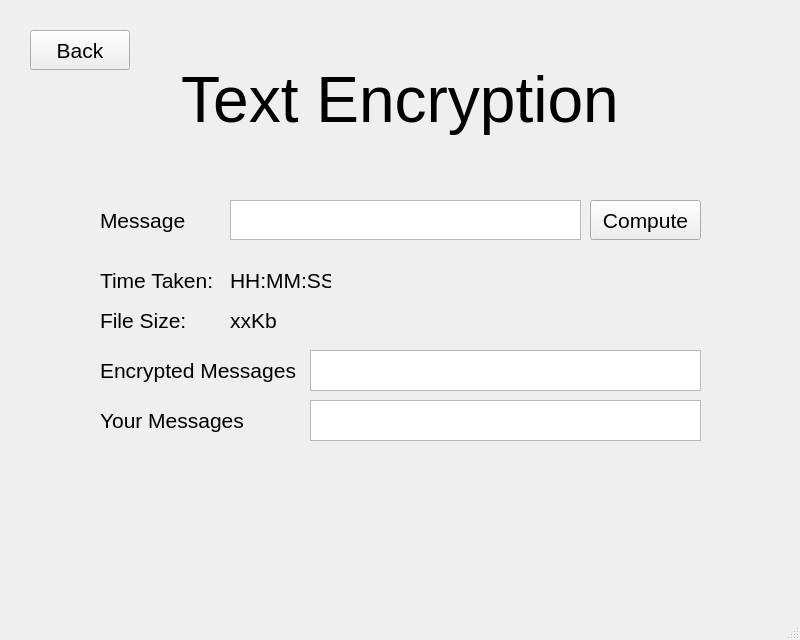
<?xml version="1.0" encoding="UTF-8"?>
<ui version="4.0">
 <class>MainWindow</class>
 <widget class="QMainWindow" name="MainWindow">
  <property name="geometry">
   <rect>
    <x>0</x>
    <y>0</y>
    <width>800</width>
    <height>640</height>
   </rect>
  </property>
  <property name="windowTitle">
   <string>MainWindow</string>
  </property>
  <widget class="QWidget" name="centralwidget">
   <widget class="QLabel" name="label_3">
    <property name="geometry">
     <rect>
      <x>100</x>
      <y>200</y>
      <width>121</width>
      <height>40</height>
     </rect>
    </property>
    <property name="font">
     <font>
      <pointsize>16</pointsize>
     </font>
    </property>
    <property name="text">
     <string>Message</string>
    </property>
   </widget>
   <widget class="QTextEdit" name="textEdit">
    <property name="geometry">
     <rect>
      <x>230</x>
      <y>200</y>
      <width>351</width>
      <height>40</height>
     </rect>
    </property>
    <property name="styleSheet">
     <string notr="true">font-size:16pt</string>
    </property>
    <property name="html">
     <string>&lt;!DOCTYPE HTML PUBLIC &quot;-//W3C//DTD HTML 4.0//EN&quot; &quot;http://www.w3.org/TR/REC-html40/strict.dtd&quot;&gt;
&lt;html&gt;&lt;head&gt;&lt;meta name=&quot;qrichtext&quot; content=&quot;1&quot; /&gt;&lt;style type=&quot;text/css&quot;&gt;
p, li { white-space: pre-wrap; }
&lt;/style&gt;&lt;/head&gt;&lt;body style=&quot; font-family:'MS Shell Dlg 2'; font-size:16pt; font-weight:400; font-style:normal;&quot;&gt;
&lt;p style=&quot;-qt-paragraph-type:empty; margin-top:0px; margin-bottom:0px; margin-left:0px; margin-right:0px; -qt-block-indent:0; text-indent:0px; font-size:8.25pt;&quot;&gt;&lt;br /&gt;&lt;/p&gt;&lt;/body&gt;&lt;/html&gt;</string>
    </property>
   </widget>
   <widget class="QTextBrowser" name="textBrowser">
    <property name="geometry">
     <rect>
      <x>310</x>
      <y>350</y>
      <width>391</width>
      <height>41</height>
     </rect>
    </property>
    <property name="styleSheet">
     <string notr="true">font-size:16pt</string>
    </property>
    <property name="html">
     <string>&lt;!DOCTYPE HTML PUBLIC &quot;-//W3C//DTD HTML 4.0//EN&quot; &quot;http://www.w3.org/TR/REC-html40/strict.dtd&quot;&gt;
&lt;html&gt;&lt;head&gt;&lt;meta name=&quot;qrichtext&quot; content=&quot;1&quot; /&gt;&lt;style type=&quot;text/css&quot;&gt;
p, li { white-space: pre-wrap; }
&lt;/style&gt;&lt;/head&gt;&lt;body style=&quot; font-family:'MS Shell Dlg 2'; font-size:16pt; font-weight:400; font-style:normal;&quot;&gt;
&lt;p style=&quot;-qt-paragraph-type:empty; margin-top:0px; margin-bottom:0px; margin-left:0px; margin-right:0px; -qt-block-indent:0; text-indent:0px;&quot;&gt;&lt;br /&gt;&lt;/p&gt;&lt;/body&gt;&lt;/html&gt;</string>
    </property>
   </widget>
   <widget class="QLabel" name="label_8">
    <property name="geometry">
     <rect>
      <x>100</x>
      <y>350</y>
      <width>201</width>
      <height>40</height>
     </rect>
    </property>
    <property name="font">
     <font>
      <pointsize>16</pointsize>
     </font>
    </property>
    <property name="text">
     <string>Encrypted Messages</string>
    </property>
   </widget>
   <widget class="QLabel" name="label_2">
    <property name="geometry">
     <rect>
      <x>30</x>
      <y>60</y>
      <width>740</width>
      <height>80</height>
     </rect>
    </property>
    <property name="font">
     <font>
      <pointsize>48</pointsize>
     </font>
    </property>
    <property name="text">
     <string>Text Encryption</string>
    </property>
    <property name="alignment">
     <set>Qt::AlignCenter</set>
    </property>
   </widget>
   <widget class="QPushButton" name="pushButton_2">
    <property name="geometry">
     <rect>
      <x>590</x>
      <y>200</y>
      <width>111</width>
      <height>40</height>
     </rect>
    </property>
    <property name="font">
     <font>
      <pointsize>16</pointsize>
     </font>
    </property>
    <property name="text">
     <string>Compute</string>
    </property>
   </widget>
   <widget class="QPushButton" name="pushButton">
    <property name="geometry">
     <rect>
      <x>30</x>
      <y>30</y>
      <width>100</width>
      <height>40</height>
     </rect>
    </property>
    <property name="font">
     <font>
      <pointsize>16</pointsize>
     </font>
    </property>
    <property name="text">
     <string>Back</string>
    </property>
   </widget>
   <widget class="QTextBrowser" name="textBrowser_2">
    <property name="geometry">
     <rect>
      <x>310</x>
      <y>400</y>
      <width>391</width>
      <height>41</height>
     </rect>
    </property>
    <property name="styleSheet">
     <string notr="true">font-size:16pt</string>
    </property>
    <property name="html">
     <string>&lt;!DOCTYPE HTML PUBLIC &quot;-//W3C//DTD HTML 4.0//EN&quot; &quot;http://www.w3.org/TR/REC-html40/strict.dtd&quot;&gt;
&lt;html&gt;&lt;head&gt;&lt;meta name=&quot;qrichtext&quot; content=&quot;1&quot; /&gt;&lt;style type=&quot;text/css&quot;&gt;
p, li { white-space: pre-wrap; }
&lt;/style&gt;&lt;/head&gt;&lt;body style=&quot; font-family:'MS Shell Dlg 2'; font-size:16pt; font-weight:400; font-style:normal;&quot;&gt;
&lt;p style=&quot;-qt-paragraph-type:empty; margin-top:0px; margin-bottom:0px; margin-left:0px; margin-right:0px; -qt-block-indent:0; text-indent:0px;&quot;&gt;&lt;br /&gt;&lt;/p&gt;&lt;/body&gt;&lt;/html&gt;</string>
    </property>
   </widget>
   <widget class="QLabel" name="label_9">
    <property name="geometry">
     <rect>
      <x>100</x>
      <y>400</y>
      <width>201</width>
      <height>40</height>
     </rect>
    </property>
    <property name="font">
     <font>
      <pointsize>16</pointsize>
     </font>
    </property>
    <property name="text">
     <string>Your Messages</string>
    </property>
   </widget>
   <widget class="QLabel" name="label_4">
    <property name="geometry">
     <rect>
      <x>100</x>
      <y>260</y>
      <width>121</width>
      <height>40</height>
     </rect>
    </property>
    <property name="font">
     <font>
      <pointsize>16</pointsize>
     </font>
    </property>
    <property name="text">
     <string>Time Taken:</string>
    </property>
   </widget>
   <widget class="QLabel" name="label_5">
    <property name="geometry">
     <rect>
      <x>230</x>
      <y>260</y>
      <width>101</width>
      <height>40</height>
     </rect>
    </property>
    <property name="font">
     <font>
      <pointsize>16</pointsize>
     </font>
    </property>
    <property name="text">
     <string>HH:MM:SS</string>
    </property>
   </widget>
   <widget class="QLabel" name="label_6">
    <property name="geometry">
     <rect>
      <x>100</x>
      <y>300</y>
      <width>121</width>
      <height>40</height>
     </rect>
    </property>
    <property name="font">
     <font>
      <pointsize>16</pointsize>
     </font>
    </property>
    <property name="text">
     <string>File Size:</string>
    </property>
   </widget>
   <widget class="QLabel" name="label_7">
    <property name="geometry">
     <rect>
      <x>230</x>
      <y>300</y>
      <width>101</width>
      <height>40</height>
     </rect>
    </property>
    <property name="font">
     <font>
      <pointsize>16</pointsize>
     </font>
    </property>
    <property name="text">
     <string>xxKb</string>
    </property>
   </widget>
  </widget>
  <widget class="QStatusBar" name="statusbar"/>
  <widget class="QMenuBar" name="menubar">
   <property name="geometry">
    <rect>
     <x>0</x>
     <y>0</y>
     <width>800</width>
     <height>21</height>
    </rect>
   </property>
  </widget>
 </widget>
 <resources/>
 <connections/>
</ui>
